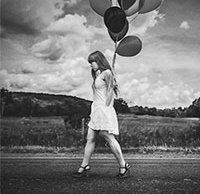
#> input picture original.jpg, 200 x 194 px
$ python -i filters.py   (imports and definitions only)   (older library calls are emulated)
#> lines starting #> are read from the running program, lines starting #| are printed output that depends on the picture
#> further down, picture is the input picture: shape (194, 200, 3); min 0, max 255, mean 121
import cv2
import numpy as np
import matplotlib.pyplot as plt
import imutils

def is_greyscale(image):
    if len(image.shape) != 3:  # Se a imagem não tem 3 canais (altura, largura, canais)
        return False

    # Verificar se os canais R, G e B são iguais
    return np.all(image[:, :, 0] == image[:, :, 1]) and np.all(image[:, :, 0] == image[:, :, 2])

def apply_greyscale_filter(img):
    return cv2.cvtColor(img, cv2.COLOR_BGR2GRAY)

# [9 lines left out: function apply_threshold_filter, not called in this run]


def apply_high_pass_filter_basic(img):
    return img - cv2.GaussianBlur(img, (21, 21), 3)+127

# [5 lines left out: function apply_high_pass_filter_boost, not called in this run]

def apply_low_pass_filter_mean(img, kernel):
    kernel = int(kernel)
    return cv2.boxFilter(img, -1, (kernel,kernel))

def apply_low_pass_filter_median(img, kernel):
    kernel = int(kernel)
    return cv2.medianBlur(img,kernel)

# [39 lines left out: functions apply_roberts_filter, apply_prewitt_filter, not called in this run]

def apply_sobel_filter(image):
    if not is_greyscale(image):
       image = apply_greyscale_filter(image)

    # Aplica o filtro Sobel na direção x
    sobel_x = cv2.Sobel(image, cv2.CV_64F, 1, 0, ksize=3)
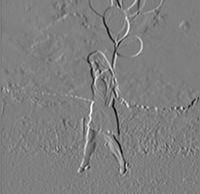
#> sobel_x: shape (194, 200, 3) float64; min -876, max 879, mean 1.3; drawn with min black and max white

    # Aplica o filtro Sobel na direção y
    sobel_y = cv2.Sobel(image, cv2.CV_64F, 0, 1, ksize=3)
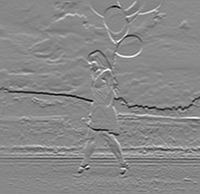
#> sobel_y: shape (194, 200, 3) float64; min -884, max 767, mean -2.3; drawn with min black and max white

    # Combina os dois gradientes
    sobel_combined = cv2.magnitude(sobel_x, sobel_y)
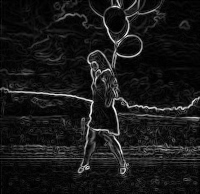
#> sobel_combined: shape (194, 200, 3) float64; min 0, max 934.6, mean 89.7; drawn with min black and max white

    # Normaliza para um intervalo de 0 a 255
    sobel_normalized = cv2.normalize(sobel_combined, None, 0, 255, cv2.NORM_MINMAX).astype(np.uint8)

    return sobel_normalized

# [140 lines left out: functions apply_log_filter, find_zero_crossings, apply_canny_filter, add_salt_and_pepper_noise, apply_watershed_filter, plot_histogram and 3 more, not called in this run]

>>> import cv2
>>> picture = cv2.imread('original.jpg')
>>> result = apply_sobel_filter(picture)
